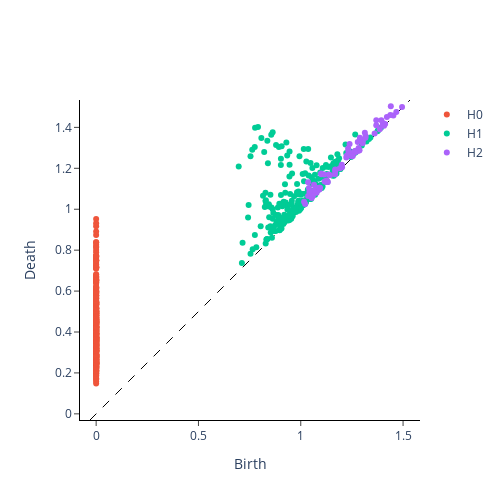

Notebook code for this chart:
### Code cell
scaler = gtda.diagrams.Scaler()
scal = scaler.fit_transform(diagram)
print(scal.shape)
gtda.plotting.plot_diagram(scal[7])
